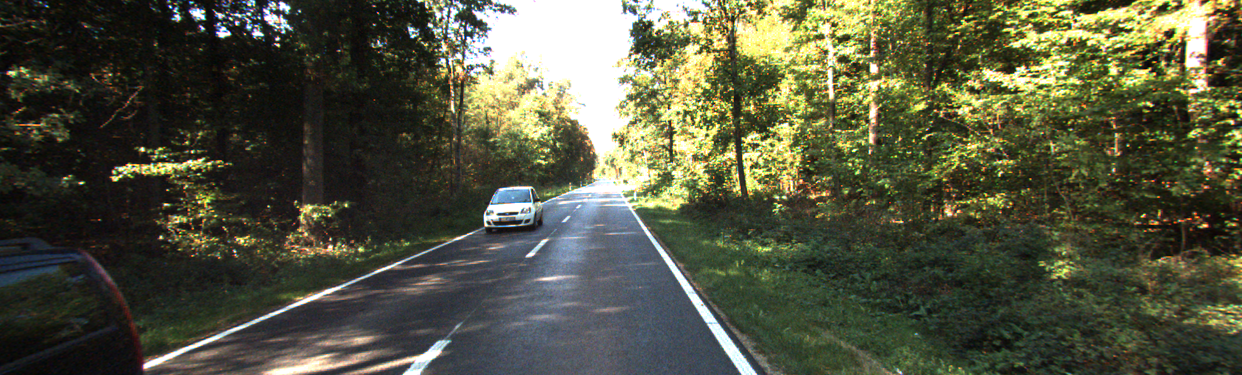
#> input picture assignment3_student_version/data/test/left/000012.png, 1242 x 375 px; its folder holds only this picture in this run
$ python starter_code.py
#> lines starting #> are read from the running program, lines starting #| are printed output that depends on the picture
import numpy as np
import cv2 as cv
from matplotlib import pyplot as plt
import csv
import os

# Shichen Lu Added
import glob
import matplotlib

class FrameCalib:
    """Frame Calibration

    Fields:
        p0-p3: (3, 4) Camera P matrices. Contains extrinsic and intrinsic parameters.
        r0_rect: (3, 3) Rectification matrix
        velo_to_cam: (3, 4) Transformation matrix from velodyne to cam coordinate
            Point_Camera = P_cam * R0_rect * Tr_velo_to_cam * Point_Velodyne
        """

    # [56 lines left out: functions __init__, read_frame_calib, not called in this run]


class StereoCalib:
    """Stereo Calibration

    Fields:
        baseline: distance between the two camera centers
        f: focal length
        k: (3, 3) intrinsic calibration matrix
        p: (3, 4) camera projection matrix
        center_u: camera origin u coordinate
        center_v: camera origin v coordinate
        """

    # [102 lines left out: functions __init__, krt_from_p, get_stereo_calibration, not called in this run]

# Question 1
def q1():
    ## Input directory
    img_paths = glob.glob("./test/left/*") + glob.glob("./training/left/*")

    ## Output directory
    result_imgs_dir = "./result_imgs/"
    if not os.path.exists(result_imgs_dir):
        os.makedirs(result_imgs_dir)

    ## Detect Keypoints
    for img_path in img_paths:
        # Already grayscale
        img = cv.imread(img_path, cv.IMREAD_GRAYSCALE)
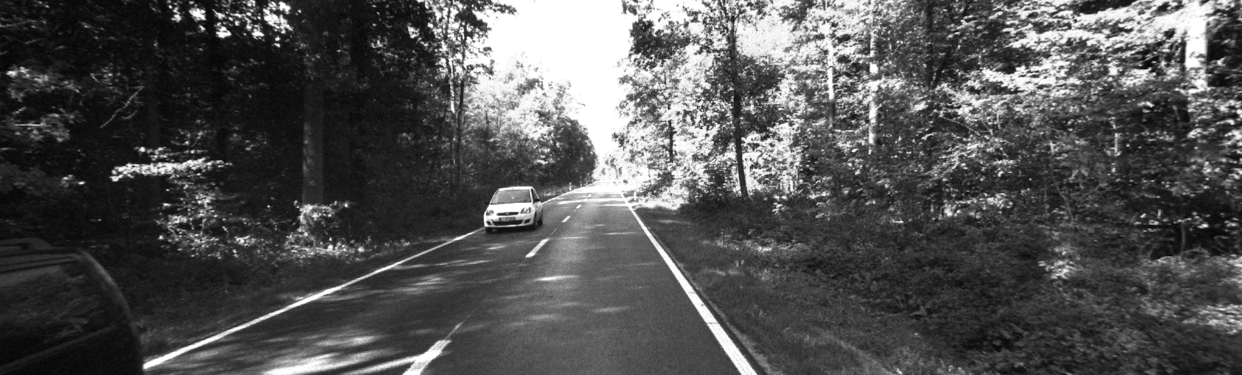
#> img: shape (375, 1242); min 2, max 255, mean 81.6

        # Feature detector + descriptor using SIFT
        sift_detector = cv.SIFT_create(nfeatures=1000)
        kp, des = sift_detector.detectAndCompute(img, None)
#> kp = 1000 keypoints; strongest (x, y, size): (198, 14, 8.2), (170, 7, 1.8), (142, 149, 3.2), (277, 39, 2.7)
        img_with_kp = cv.drawKeypoints(img, kp, None,
                                            flags=cv.DRAW_MATCHES_FLAGS_DRAW_RICH_KEYPOINTS)
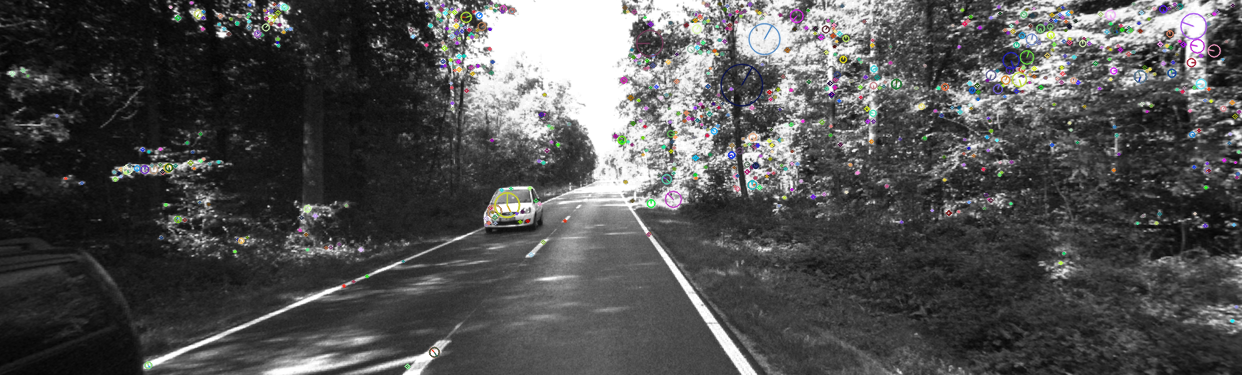
#> img_with_kp: shape (375, 1242, 3); mean of channels 0, 1, 2 80.9, 80.9, 80.9; drawn as B, G, R

        # Output image
        cv.imwrite(result_imgs_dir + f'{img_path[2:].replace("/", "_")}_keypoints.jpg', img_with_kp)


# Qusetion 2
def q2(training = True):
    print("RUNNING PART 2")
    # Input Directory
    if training:
        left_image_dir = os.path.abspath('./training/left')
        right_image_dir = os.path.abspath('./training/right')
        calib_dir = os.path.abspath('./training/calib')
        sample_list = ['000001', '000002', '000003', '000004', '000005', '000006', '000007', '000008', '000009', '000010']
    else:
        left_image_dir = os.path.abspath('./test/left')
        right_image_dir = os.path.abspath('./test/right')
        calib_dir = os.path.abspath('./test/calib')
        sample_list = ['000011', '000012', '000013', '000014', '000015']


    # Find keypoints + matches
    for sample_name in sample_list:
        left_image_path = left_image_dir + '/' + sample_name + '.png'
        right_image_path = right_image_dir + '/' + sample_name + '.png'

        # Already grayscale
        img_left = cv.imread(left_image_path, cv.IMREAD_GRAYSCALE)
        img_right = cv.imread(right_image_path, cv.IMREAD_GRAYSCALE)

        # Get features + describe
        sift_detector = cv.SIFT_create(nfeatures=1000)
#> (the run stopped early here; a loop or call above may not have finished)
